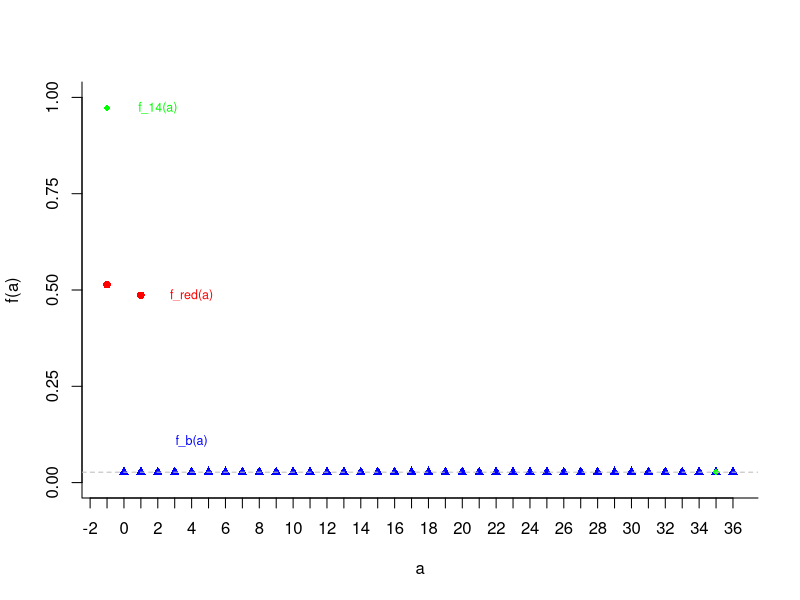
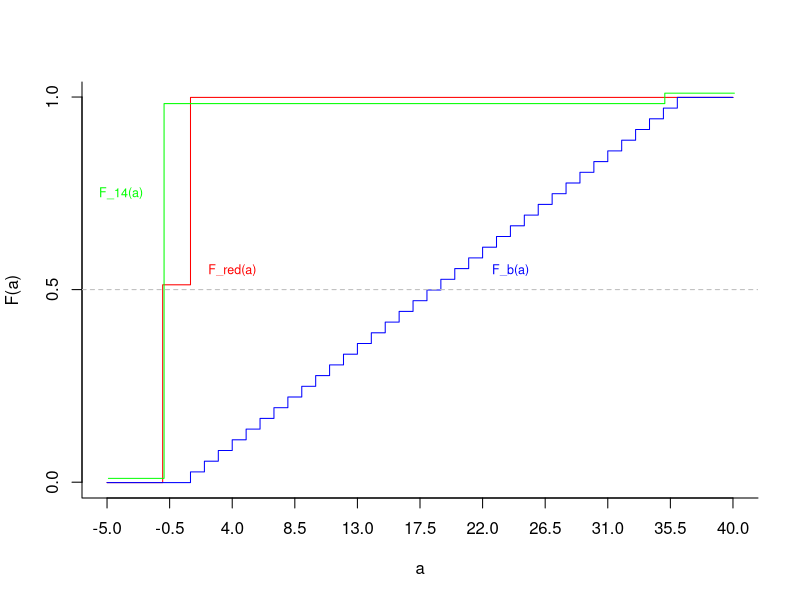
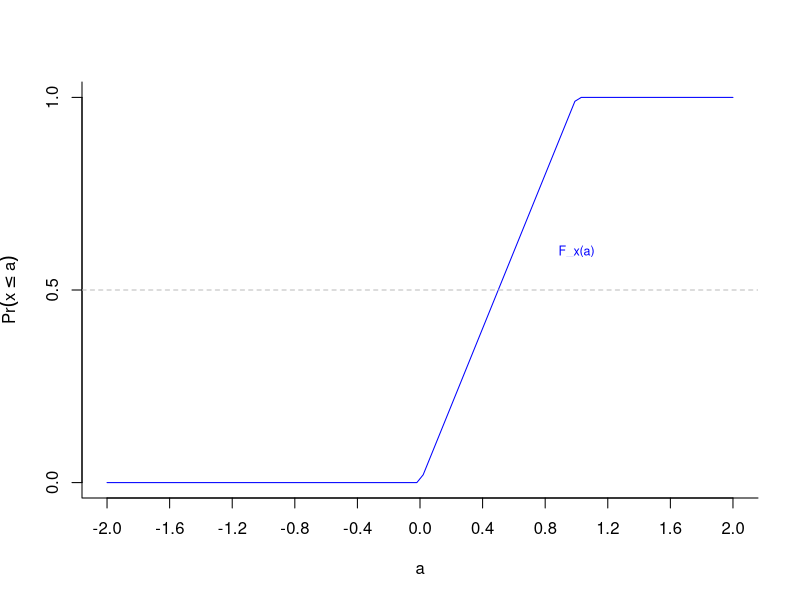
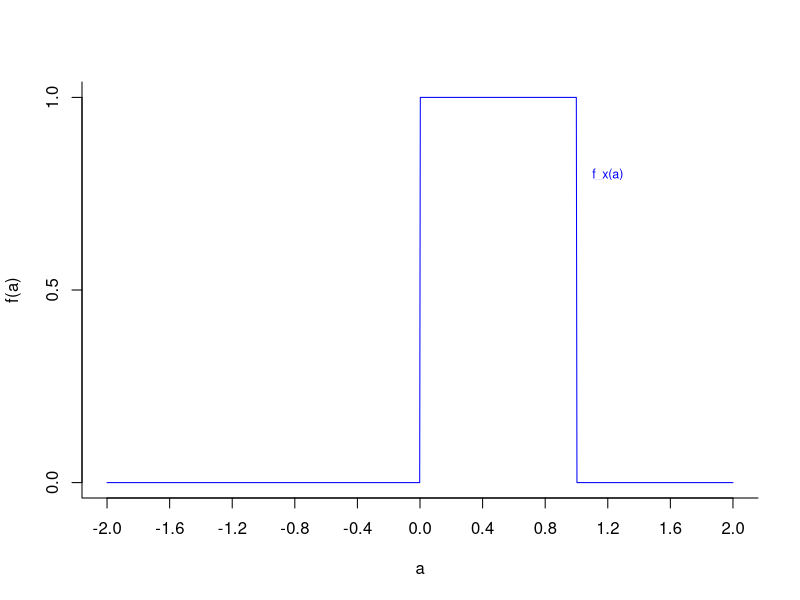

These charts were generated, in order, by the following R code:
## ---- chunk 1
plot(x=0:36,
     y=rep(1/37,times=37),
     type="p",
     pch=17,
     col="blue",
     xlab="a",
     ylab="f(a)",
     bty="l",
     xlim=c(-1,36),
     ylim=c(0,1),
     xaxp=c(-2,36,38),
     yaxp=c(0,1,4))
text(x=4,y=4/37,label="f_b(a)",col="blue",cex=0.75)
points(x=c(-1,1),y=c(19/37,18/37),pch=16,col="red")
text(x=4,y=18/37,label="f_red(a)",col="red",cex=0.75)
points(x=c(-1,35),y=c(36/37,1/37),pch=18,col="green")
text(x=2,y=36/37,label="f_14(a)",col="green",cex=0.75)
abline(h=1/37,lty=2,col="gray")
## ---- chunk 2
plot(x=c(-5,-1,1,40),
     y=c(0,19/37,1,1)-0.001,
     type="s",
     col="red",
     xlab="a",
     ylab="F(a)",
     bty="l",
     xaxp=c(-5,40,10),
     yaxp=c(0,1,2))
text(x=4,y=0.55,label="F_red(a)",col="red",cex=0.75)
lines(x=c(-5,seq(from=0,to=36,by=1),40),
      y=c(0,seq(from=0,to=1,length=37),1)-0.001,
      type="s",
      col="blue")
text(x=24,y=0.55,label="F_b(a)",col="blue",cex=0.75)
lines(x=0.1+ c(-5,-1,35,40),
      y=0.01+c(0,36/37,1,1),
      type="s",
      col="green")
text(x=-4,y=0.75,label="F_14(a)",col="green",cex=0.75)
abline(h=0.5,lty=2,col="gray")
## ---- chunk 3
plot(x=seq(from=-2,to=2,length.out=100),y=punif(seq(from=-2,to=2,length.out=100)),type="l",xlab="a",ylab=expression(Pr(x <= a)),bty="l",xaxp=c(-2,2,10),yaxp=c(0,1,2),col="blue")
text(x=1,y=0.6,col="blue",label="F_x(a)",cex=0.75)
abline(h=0.5,lty=2,col="gray")
## ---- chunk 4
plot(x=seq(from=-2,to=2,length.out=1000),y=dunif(seq(from=-2,to=2,length.out=1000)),type="l",xlab="a",ylab="f(a)",bty="l",xaxp=c(-2,2,10),yaxp=c(0,1,2),col="blue")
text(x=1.2,y=0.8,col="blue",label="f_x(a)",cex=0.75)
